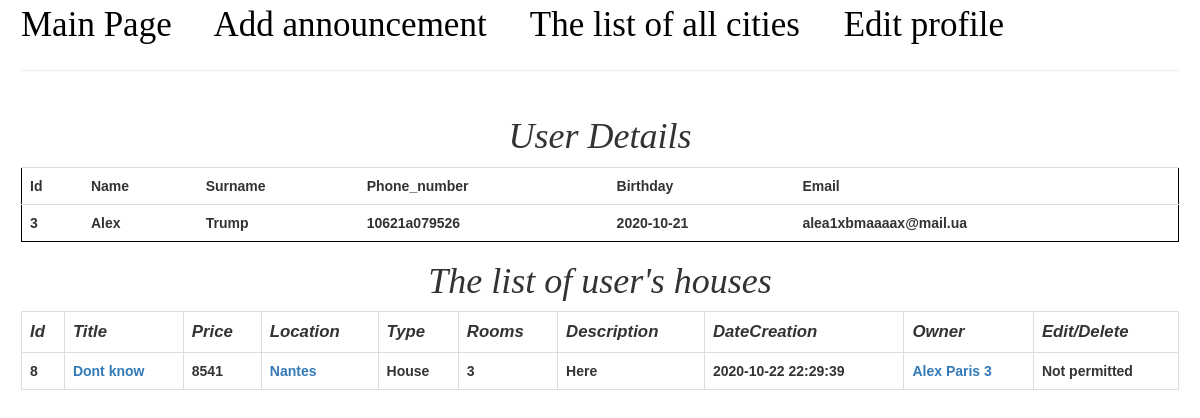
The page /user/3 on the database its author committed.
### models.py (models this page shows, shortened)
class Client(db.Model):
    __table_args__ = {'extend_existing': True}
    id = db.Column(db.INTEGER, primary_key=True)
    name = db.Column(db.String(50), nullable=False)
    surname = db.Column(db.String(50), nullable=False)
    phone_number = db.Column(db.String(5), nullable=False, unique=False)
    birthday = db.Column(db.String(11),nullable=False)
    email = db.Column(db.String, nullable=False, unique=False)
    password = db.Column(db.INTEGER, nullable=False)

class House(db.Model):
    __table_args__ = {'extend_existing': True}
    id = db.Column(db.INTEGER, primary_key=True)
    title = db.Column(db.String(50), nullable=False)
    location = db.Column(db.String(50), nullable=False)
    type = db.Column(db.String(50), nullable=False)
    rooms = db.Column(db.INTEGER, nullable=False)
    price = db.Column(db.INTEGER, nullable=False)
    description = db.Column(db.Text, nullable=False)
    author = db.Column(db.String, nullable=False)
    author_id = db.Column(db.INTEGER, nullable=False)
    dateCreation = db.Column(db.DateTime, nullable=False, default=sqlalchemy.sql.func.now() )

### app.py (the view)
@app.route('/user/<int:id>', methods=['GET'])
def infoUser(id):
    user = models.getUserByid(id)
    houses = models.getHouseByUser(id)
    return render_template('userDetails.html', user=user, houses=houses, user_id=current_user_id)

### models.py (called while the page is built)
def getUserByid(id):
    return Client.query.get(id)

def getHouseByUser(userId):
    return House.query.filter(House.author_id == userId).all()

### templates/userDetails.html (shortened to what this page needs)
{% extends 'base.html' %}
{% block body %}
    <h1>User Details</h1>
    <table class="table table-hover">
        <tr class="header">
            <th>Id</th>
            <th>Name</th>
            <th>Surname</th>
            <th>Phone_number</th>
            <th>Birthday</th>
            <th>Email</th>
        </tr>
        <tr>
            <th>{{ user.id }}</th>
            <th>{{ user.name }}</th>
            <th>{{ user.surname }}</th>
            <th>{{ user.phone_number }}</th>
            <th>{{ user.birthday }}</th>
            <th>{{ user.email }}</th>
        </tr>
    </table>
    <h1>The list of user's houses</h1>
    {% include 'template_table_house.html' %}
{% endblock %}

### templates/template_table_house.html
<table class="table table-hover table-bordered">
    <tr class="headers">
        <th>Id</th>
        <th>Title</th>
        <th>Price</th>
        <th>Location</th>
        <th>Type</th>
        <th>Rooms</th>
        <th>Description</th>
        <th>DateCreation</th>
        <th>Owner</th>
        <th colspan="2">Edit/Delete</th>
    </tr>
    {% for house in houses %}
        <tr>
            <th>{{ house.id }}</th>
            <th><a href="/house/{{ house.id }}">{{ house.title }}</a></th>
            <th>{{ house.price }}</th>
            <th><a href="/search/city/{{ house.location }}">{{ house.location }}</a></th>
            <th>{{ house.type }}</th>
            <th>{{ house.rooms }}</th>
            <th>{{ house.description }}</th>
            <th>{{ house.dateCreation }}</th>
            <th><a href="/user/{{ house.author_id }}">{{ house.author }}</a></th>
            {% if house.author_id == user_id %}
                <th><a href="/house/edit/{{ house.id }}">Edit</a></th>
                <th><a href="/house/delete/{{ house.id }}">Delete</a></th>
            {% else %}
                <th colspan="2">Not permitted</th>
            {% endif %}
        </tr>
    {% endfor %}
</table>

### static/css/main.css (style rules this page uses)
table { border: black 1px solid; font-family: "Trebuchet MS", Arial, Helvetica, sans-serif; width: 100%; }
h1 { text-align: center; font-style: italic; color: cornflowerblue; }
.headers { font-style: italic; font-size: 1.2em; }

### rows shown on the page
Client: id "3", name "Alex", surname "Trump", phone_number "10621a079526", birthday "2020-10-21", email "alea1xbmaaaax@mail.ua"
House: id "8", title "Dont know", price "8541", location "Nantes", type "House", rooms "3", description "Here", dateCreation "2020-10-22 22:29:39", author "Alex Paris 3", shows "Not permitted"
